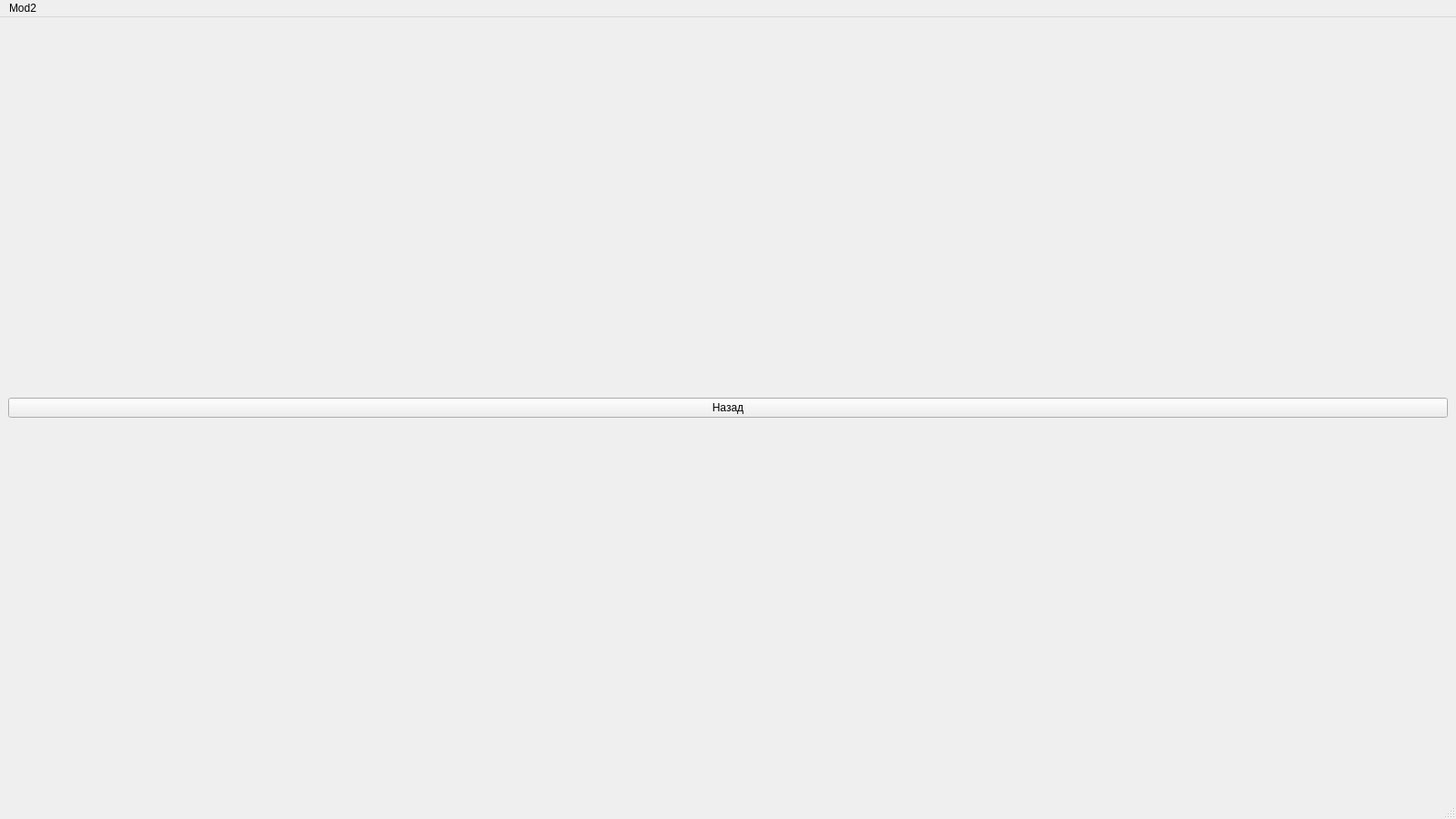
<?xml version="1.0" encoding="UTF-8"?>
<ui version="4.0">
 <class>SecondMod2</class>
 <widget class="QMainWindow" name="SecondMod2">
  <property name="geometry">
   <rect>
    <x>0</x>
    <y>0</y>
    <width>1600</width>
    <height>900</height>
   </rect>
  </property>
  <property name="windowTitle">
   <string>MainWindow</string>
  </property>
  <widget class="QWidget" name="centralwidget">
   <layout class="QVBoxLayout" name="verticalLayout">
    <item>
     <widget class="QPushButton" name="pushButton">
      <property name="text">
       <string>Назад</string>
      </property>
     </widget>
    </item>
   </layout>
  </widget>
  <widget class="QMenuBar" name="menubar">
   <property name="geometry">
    <rect>
     <x>0</x>
     <y>0</y>
     <width>1600</width>
     <height>18</height>
    </rect>
   </property>
   <widget class="QMenu" name="menuMod2">
    <property name="title">
     <string>Mod2</string>
    </property>
   </widget>
   <addaction name="menuMod2"/>
  </widget>
  <widget class="QStatusBar" name="statusbar"/>
 </widget>
 <resources/>
 <connections/>
</ui>
